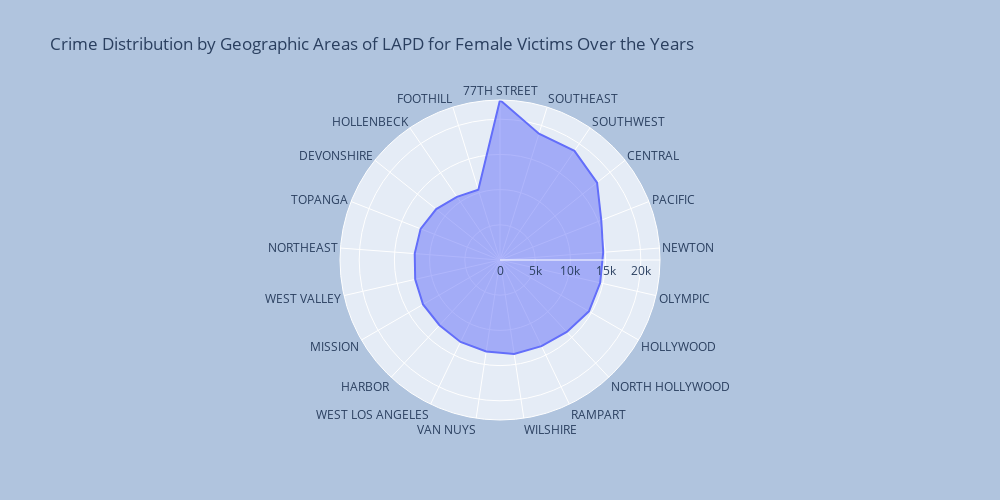

The cell this chart's notebook holds for it:
### Markdown cell above
<b>Inference:</b> The above plot shows the regions with their mean percentage increase & decrease in crimes from 2020 to 2023. The crimes in `Central` area have drastically increased over the years where as the crimes in the areas like `Foothill`, & `Harbor` have drastically decreased.

### Code cell
female_victim_filter = crime_data[crime_data['Vict Sex'] == 'F']
female_victims_area = female_victim_filter['AREA'].value_counts().reset_index(name='crime-counts').rename(columns={'index': 'PREC'})
female_victims_area_df = lapd_divisions.merge(female_victims_area, on="PREC", how='right')

fig = px.line_polar(female_victims_area_df, 
                    r='crime-counts', 
                    theta='APREC', 
                    line_close=True,
                    title="Crime Distribution by Geographic Areas of LAPD for Female Victims Over the Years"
                   )
fig.update_traces(
    fill='toself', 
    name='Area names'
)
fig.update_layout(
    autosize=False,
    width=1000,
    height=500,
    paper_bgcolor="LightSteelBlue",
)
fig.show()

### Figure 1 — Plotly figure (JSON) as saved in the notebook; plotly's stock layout.template omitted (floating-point values rounded to 4 significant figures)
{"data": [{"fill": "toself", "hovertemplate": "crime-counts=%{r}<br>APREC=%{theta}<extra></extra>", "legendgroup": "", "line": {"color": "#636efa", "dash": "solid"}, "marker": {"symbol": "circle"}, "mode": "lines", "name": "Area names", "r": [22727, 18772, 18762, 17635, 15454, 14701, 14599, 14586, 13948, 13582, 13501, 13140, 12927, 12634, 12622, 12356, 12147, 12116, 11587, 10854, 10436, 22727], "showlegend": false, "subplot": "polar", "theta": ["77TH STREET", "SOUTHEAST", "SOUTHWEST", "CENTRAL", "PACIFIC", "NEWTON", "OLYMPIC", "HOLLYWOOD", "NORTH HOLLYWOOD", "RAMPART", "WILSHIRE", "VAN NUYS", "WEST LOS ANGELES", "HARBOR", "MISSION", "WEST VALLEY", "NORTHEAST", "TOPANGA", "DEVONSHIRE", "HOLLENBECK", "FOOTHILL", "77TH STREET"], "type": "scatterpolar"}], "layout": {"autosize": false, "height": 500, "legend": {"tracegroupgap": 0}, "paper_bgcolor": "LightSteelBlue", "polar": {"angularaxis": {"direction": "clockwise", "rotation": 90}, "domain": {"x": [0, 1], "y": [0, 1]}}, "title": {"text": "Crime Distribution by Geographic Areas of LAPD for Female Victims Over the Years"}, "width": 1000}}
